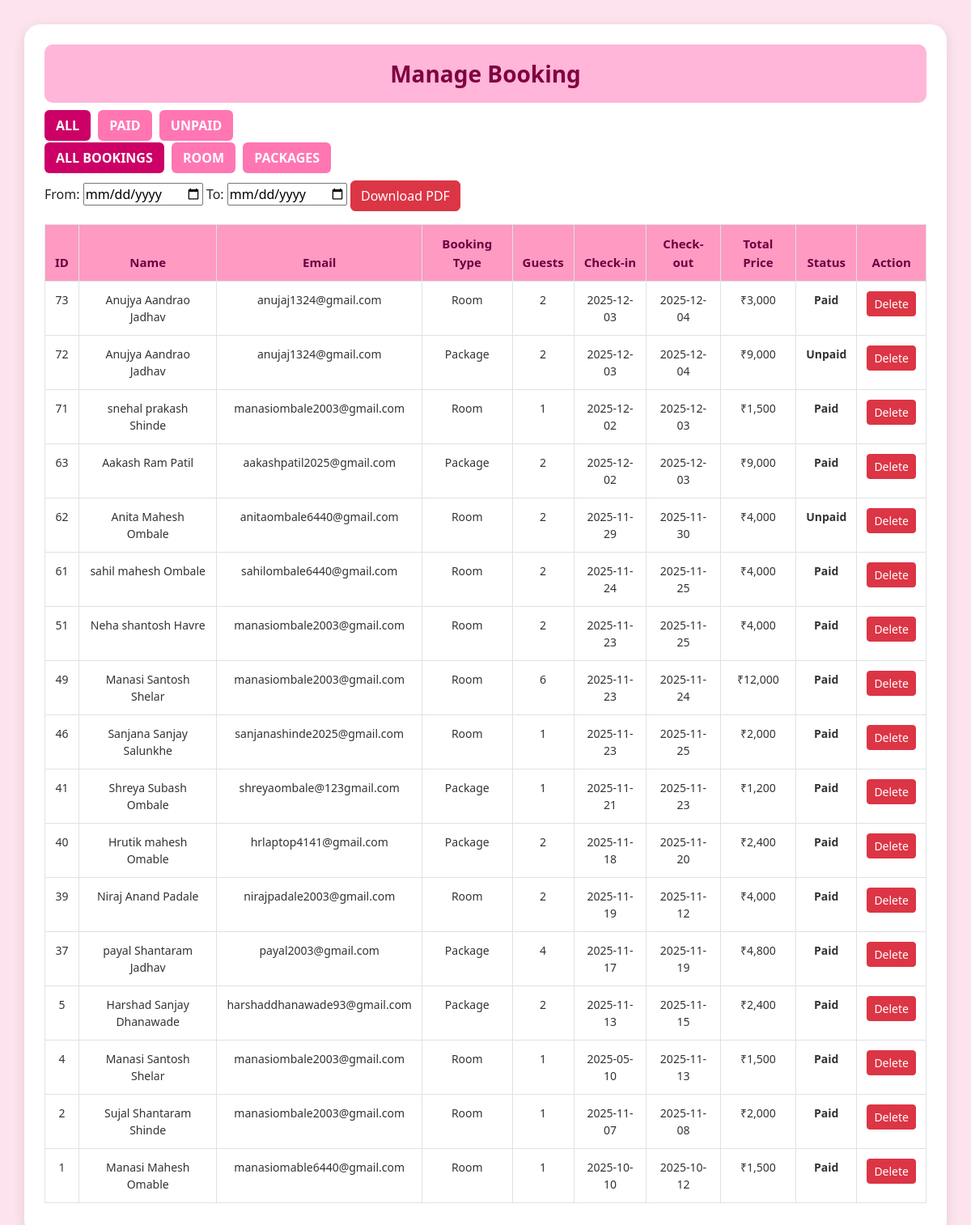
The app's page /manage_booking.php with its own data.
### tables this page shows
CREATE TABLE `booking` (
  `id` int(11) NOT NULL,
  `name` varchar(100) NOT NULL,
  `email` varchar(100) NOT NULL,
  `phone` int(10) NOT NULL,
  `booking_type` enum('Room','Package') NOT NULL,
  `room_type` varchar(50) DEFAULT NULL,
  `package_type` varchar(100) DEFAULT NULL,
  `checkin` date NOT NULL,
  `checkout` date NOT NULL,
  `guests` int(11) NOT NULL,
  `total_price` decimal(10,2) NOT NULL,
  `payment_mode` varchar(20) NOT NULL,
  `receipt` varchar(255) DEFAULT NULL,
  `created_at` datetime DEFAULT current_timestamp(),
  `payment_status` varchar(20) DEFAULT 'Pending',
  `cancel_reason` text DEFAULT NULL,
  `status` varchar(50) DEFAULT 'Confirmed'
);

### manage_booking.php (the view, shortened to what this page needs)
<?php
include "db_connect.php";
$filter = isset($_GET['filter']) ? $_GET['filter'] : "ALL";
$type   = isset($_GET['type']) ? $_GET['type'] : "ALL";
$query = "SELECT * FROM booking WHERE 1 ";
$query .= "ORDER BY id DESC";
$result = $conn->query($query);
?>
<!DOCTYPE html>
<html>
<head>
<link href="https://cdn.jsdelivr.net/npm/bootstrap@5.3.0/dist/css/bootstrap.min.css" rel="stylesheet">
</head>
<body>
<div class="container-box">
<div class="page-title">Manage Booking</div>
<div class="my-3">
    <a href="?filter=ALL&type=<?= $type ?>" class="filter-btn <?= $filter=='ALL'?'active':'' ?>">ALL</a>
    <a href="?filter=PAID&type=<?= $type ?>" class="filter-btn <?= $filter=='PAID'?'active':'' ?>">PAID</a>
    <a href="?filter=UNPAID&type=<?= $type ?>" class="filter-btn <?= $filter=='UNPAID'?'active':'' ?>">UNPAID</a>
</div>
<div class="my-3">
    <a href="?filter=<?= $filter ?>&type=ALL" class="type-btn <?= $type=='ALL'?'active':'' ?>">ALL BOOKINGS</a>
    <a href="?filter=<?= $filter ?>&type=ROOM" class="type-btn <?= $type=='ROOM'?'active':'' ?>">ROOM</a>
    <a href="?filter=<?= $filter ?>&type=PACKAGE" class="type-btn <?= $type=='PACKAGE'?'active':'' ?>">PACKAGES</a>
</div>
<div class="my-3 hide-pdf">
    <label>From:</label>
    <input type="date" id="from_date">
    <label>To:</label>
    <input type="date" id="to_date">
    <button onclick="downloadPDF()" class="btn btn-danger">Download PDF</button>
</div>
<div class="table-responsive">
<table class="table table-bordered" id="bookingTable">
<thead>
<tr>
<th>ID</th>
<th>Name</th>
<th>Email</th>
<th>Booking Type</th>
<th>Guests</th>
<th>Check-in</th>
<th>Check-out</th>
<th>Total Price</th>
<th>Status</th>
<th class="hide-pdf">Action</th>
</tr>
</thead>
<tbody>
<?php while($row = $result->fetch_assoc()): ?>
<tr>
<td><?= $row['id'] ?></td>
<td><?= $row['name'] ?></td>
<td><?= $row['email'] ?></td>
<td><?= $row['booking_type'] ?></td>
<td><?= $row['guests'] ?></td>
<td><?= $row['checkin'] ?></td>
<td><?= $row['checkout'] ?></td>
<td>₹<?= number_format($row['total_price']) ?></td>
<td class="<?= $row['payment_status']=='Paid'?'status-paid':'status-unpaid' ?>">
<?= $row['payment_status'] ?>
</td>
<td class="hide-pdf">
<a href="manage_booking.php?delete=<?= $row['id'] ?>" class="btn btn-danger btn-sm">Delete</a>
</td>
</tr>
<?php endwhile; ?>
</tbody>
</table>
</div>
</div>
</body>
</html>

### manage_booking.php (style rules this page uses)
body { background:#fde3ee; font-family:'Segoe UI'; }
.container-box { width:95%; margin:30px auto; background:white; padding:25px; border-radius:20px; box-shadow:0 4px 15px rgba(0,0,0,0.1); }
.page-title { background:#ffb6d9; padding:15px; border-radius:10px; text-align:center; color:#800040; font-size:28px; font-weight:700; }
.filter-btn, .type-btn { padding:8px 14px; border-radius:6px; border:0; margin-right:5px; font-weight:600; color:white; background:#ff76b3; text-decoration:none; }
.filter-btn.active, .type-btn.active { background:#cc0066; }
.table thead th { background:#ff9ac2; color:#6d0040; text-align:center; font-weight:700; padding:12px; font-size:15px; }
.table tbody tr:nth-child(odd) { background:#fff7f0; }
.table tbody tr:nth-child(even) { background:#faf1e5; }
.table td { text-align:center; padding:12px; font-size:14px; color:#333; }
.status-paid { color:green; font-weight:bold; }
.status-unpaid { color:red; font-weight:bold; }

### records on screen
booking: id "73", name "Anujya Aandrao Jadhav", email "anujaj1324@gmail.com", booking_type "Room", guests "2", checkin "2025-12-03", checkout "2025-12-04", total_price "3,000", payment_status "Paid"
booking: id "72", name "Anujya Aandrao Jadhav", email "anujaj1324@gmail.com", booking_type "Package", guests "2", checkin "2025-12-03", checkout "2025-12-04", total_price "9,000", payment_status "Unpaid"
booking: id "71", name "snehal prakash Shinde", email "manasiombale2003@gmail.com", booking_type "Room", guests "1", checkin "2025-12-02", checkout "2025-12-03", total_price "1,500", payment_status "Paid"
booking: id "63", name "Aakash Ram Patil", email "aakashpatil2025@gmail.com", booking_type "Package", guests "2", checkin "2025-12-02", checkout "2025-12-03", total_price "9,000", payment_status "Paid"
booking: id "62", name "Anita Mahesh Ombale", email "anitaombale6440@gmail.com", booking_type "Room", guests "2", checkin "2025-11-29", checkout "2025-11-30", total_price "4,000", payment_status "Unpaid"
booking: id "61", name "sahil mahesh Ombale", email "sahilombale6440@gmail.com", booking_type "Room", guests "2", checkin "2025-11-24", checkout "2025-11-25", total_price "4,000", payment_status "Paid"
booking: id "51", name "Neha shantosh Havre", email "manasiombale2003@gmail.com", booking_type "Room", guests "2", checkin "2025-11-23", checkout "2025-11-25", total_price "4,000", payment_status "Paid"
booking: id "49", name "Manasi Santosh Shelar", email "manasiombale2003@gmail.com", booking_type "Room", guests "6", checkin "2025-11-23", checkout "2025-11-24", total_price "12,000", payment_status "Paid"
booking: id "46", name "Sanjana Sanjay Salunkhe", email "sanjanashinde2025@gmail.com", booking_type "Room", guests "1", checkin "2025-11-23", checkout "2025-11-25", total_price "2,000", payment_status "Paid"
booking: id "41", name "Shreya Subash Ombale", email "shreyaombale@123gmail.com", booking_type "Package", guests "1", checkin "2025-11-21", checkout "2025-11-23", total_price "1,200", payment_status "Paid"
booking: id "40", name "Hrutik mahesh Omable", email "hrlaptop4141@gmail.com", booking_type "Package", guests "2", checkin "2025-11-18", checkout "2025-11-20", total_price "2,400", payment_status "Paid"
booking: id "39", name "Niraj Anand Padale", email "nirajpadale2003@gmail.com", booking_type "Room", guests "2", checkin "2025-11-19", checkout "2025-11-12", total_price "4,000", payment_status "Paid"
booking: id "37", name "payal Shantaram Jadhav", email "payal2003@gmail.com", booking_type "Package", guests "4", checkin "2025-11-17", checkout "2025-11-19", total_price "4,800", payment_status "Paid"
booking: id "5", name "Harshad Sanjay Dhanawade", email "harshaddhanawade93@gmail.com", booking_type "Package", guests "2", checkin "2025-11-13", checkout "2025-11-15", total_price "2,400", payment_status "Paid"
booking: id "4", name "Manasi Santosh Shelar", email "manasiombale2003@gmail.com", booking_type "Room", guests "1", checkin "2025-05-10", checkout "2025-11-13", total_price "1,500", payment_status "Paid"
booking: id "2", name "Sujal Shantaram Shinde", email "manasiombale2003@gmail.com", booking_type "Room", guests "1", checkin "2025-11-07", checkout "2025-11-08", total_price "2,000", payment_status "Paid"
booking: id "1", name "Manasi Mahesh Omable", email "manasiomable6440@gmail.com", booking_type "Room", guests "1", checkin "2025-10-10", checkout "2025-10-12", total_price "1,500", payment_status "Paid"
